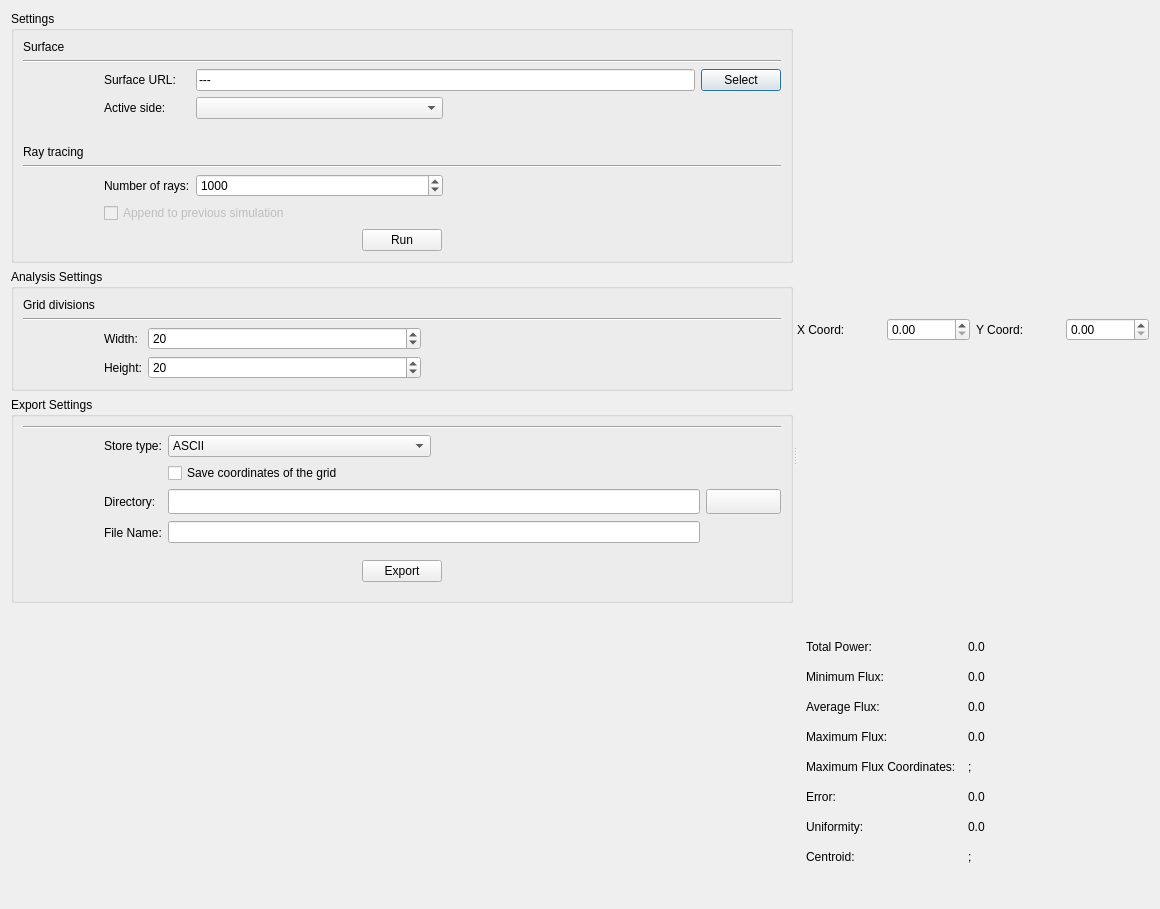
<?xml version="1.0" encoding="UTF-8"?>
<ui version="4.0">
 <class>FluxAnalysisDialog</class>
 <widget class="QDialog" name="FluxAnalysisDialog">
  <property name="geometry">
   <rect>
    <x>0</x>
    <y>0</y>
    <width>1160</width>
    <height>909</height>
   </rect>
  </property>
  <property name="windowTitle">
   <string>Tonatiuh</string>
  </property>
  <layout class="QVBoxLayout" name="verticalLayout">
   <item>
    <widget class="QWidget" name="dialogMainWidget" native="true">
     <layout class="QHBoxLayout" name="horizontalLayout">
      <property name="leftMargin">
       <number>0</number>
      </property>
      <property name="topMargin">
       <number>0</number>
      </property>
      <property name="rightMargin">
       <number>0</number>
      </property>
      <property name="bottomMargin">
       <number>0</number>
      </property>
      <item>
       <widget class="QSplitter" name="splitter">
        <property name="orientation">
         <enum>Qt::Horizontal</enum>
        </property>
        <widget class="QWidget" name="parametersWidget" native="true">
         <layout class="QVBoxLayout" name="parametersLayout">
          <property name="leftMargin">
           <number>0</number>
          </property>
          <property name="topMargin">
           <number>0</number>
          </property>
          <property name="rightMargin">
           <number>0</number>
          </property>
          <property name="bottomMargin">
           <number>0</number>
          </property>
          <item>
           <widget class="QGroupBox" name="inputWidget">
            <property name="title">
             <string>Settings</string>
            </property>
            <layout class="QGridLayout" name="gridLayout">
             <item row="4" column="1">
              <widget class="QLabel" name="surfaceSideLabel">
               <property name="sizePolicy">
                <sizepolicy hsizetype="Preferred" vsizetype="Preferred">
                 <horstretch>0</horstretch>
                 <verstretch>0</verstretch>
                </sizepolicy>
               </property>
               <property name="text">
                <string>Active side:</string>
               </property>
              </widget>
             </item>
             <item row="12" column="0" colspan="5">
              <widget class="Line" name="line_2">
               <property name="orientation">
                <enum>Qt::Horizontal</enum>
               </property>
              </widget>
             </item>
             <item row="5" column="0" colspan="5">
              <spacer name="horizontalSpacer">
               <property name="orientation">
                <enum>Qt::Horizontal</enum>
               </property>
               <property name="sizeHint" stdset="0">
                <size>
                 <width>40</width>
                 <height>20</height>
                </size>
               </property>
              </spacer>
             </item>
             <item row="13" column="1">
              <widget class="QLabel" name="nRaysLabel">
               <property name="text">
                <string>Number of rays:</string>
               </property>
              </widget>
             </item>
             <item row="4" column="3">
              <spacer name="horizontalSpacer_6">
               <property name="orientation">
                <enum>Qt::Horizontal</enum>
               </property>
               <property name="sizeHint" stdset="0">
                <size>
                 <width>40</width>
                 <height>20</height>
                </size>
               </property>
              </spacer>
             </item>
             <item row="4" column="2">
              <widget class="QComboBox" name="sidesCombo">
               <property name="sizePolicy">
                <sizepolicy hsizetype="Expanding" vsizetype="Preferred">
                 <horstretch>0</horstretch>
                 <verstretch>0</verstretch>
                </sizepolicy>
               </property>
               <property name="minimumSize">
                <size>
                 <width>125</width>
                 <height>0</height>
                </size>
               </property>
              </widget>
             </item>
             <item row="3" column="2" colspan="2">
              <widget class="QLineEdit" name="surfaceEdit">
               <property name="sizePolicy">
                <sizepolicy hsizetype="Preferred" vsizetype="Fixed">
                 <horstretch>0</horstretch>
                 <verstretch>0</verstretch>
                </sizepolicy>
               </property>
               <property name="text">
                <string>---</string>
               </property>
              </widget>
             </item>
             <item row="3" column="4">
              <widget class="QPushButton" name="selectButton">
               <property name="text">
                <string>Select</string>
               </property>
              </widget>
             </item>
             <item row="14" column="1" colspan="2">
              <widget class="QCheckBox" name="appendCheck">
               <property name="enabled">
                <bool>false</bool>
               </property>
               <property name="text">
                <string>Append to previous simulation</string>
               </property>
               <property name="checked">
                <bool>false</bool>
               </property>
              </widget>
             </item>
             <item row="0" column="0">
              <widget class="QLabel" name="surfaceTitleLabel">
               <property name="text">
                <string>Surface</string>
               </property>
              </widget>
             </item>
             <item row="13" column="2">
              <widget class="QSpinBox" name="nRaysSpin">
               <property name="sizePolicy">
                <sizepolicy hsizetype="MinimumExpanding" vsizetype="Fixed">
                 <horstretch>0</horstretch>
                 <verstretch>0</verstretch>
                </sizepolicy>
               </property>
               <property name="minimum">
                <number>1</number>
               </property>
               <property name="maximum">
                <number>999999999</number>
               </property>
               <property name="value">
                <number>1000</number>
               </property>
              </widget>
             </item>
             <item row="3" column="1">
              <widget class="QLabel" name="surfaceLabel">
               <property name="sizePolicy">
                <sizepolicy hsizetype="Preferred" vsizetype="Preferred">
                 <horstretch>0</horstretch>
                 <verstretch>0</verstretch>
                </sizepolicy>
               </property>
               <property name="text">
                <string>Surface URL:</string>
               </property>
              </widget>
             </item>
             <item row="11" column="0">
              <widget class="QLabel" name="label_2">
               <property name="text">
                <string>Ray tracing</string>
               </property>
              </widget>
             </item>
             <item row="13" column="0">
              <spacer name="horizontalSpacer_9">
               <property name="orientation">
                <enum>Qt::Horizontal</enum>
               </property>
               <property name="sizeType">
                <enum>QSizePolicy::Minimum</enum>
               </property>
               <property name="sizeHint" stdset="0">
                <size>
                 <width>75</width>
                 <height>20</height>
                </size>
               </property>
              </spacer>
             </item>
             <item row="1" column="0" colspan="5">
              <widget class="Line" name="line_3">
               <property name="orientation">
                <enum>Qt::Horizontal</enum>
               </property>
              </widget>
             </item>
             <item row="15" column="0" colspan="5">
              <widget class="QWidget" name="runWidget" native="true">
               <layout class="QHBoxLayout" name="runWidgetLayout">
                <property name="spacing">
                 <number>0</number>
                </property>
                <property name="leftMargin">
                 <number>0</number>
                </property>
                <property name="topMargin">
                 <number>0</number>
                </property>
                <property name="rightMargin">
                 <number>0</number>
                </property>
                <property name="bottomMargin">
                 <number>0</number>
                </property>
                <item>
                 <spacer name="horizontalSpacer_4">
                  <property name="orientation">
                   <enum>Qt::Horizontal</enum>
                  </property>
                  <property name="sizeHint" stdset="0">
                   <size>
                    <width>40</width>
                    <height>20</height>
                   </size>
                  </property>
                 </spacer>
                </item>
                <item>
                 <widget class="QPushButton" name="runButton">
                  <property name="text">
                   <string>Run</string>
                  </property>
                 </widget>
                </item>
                <item>
                 <spacer name="horizontalSpacer_3">
                  <property name="orientation">
                   <enum>Qt::Horizontal</enum>
                  </property>
                  <property name="sizeHint" stdset="0">
                   <size>
                    <width>40</width>
                    <height>20</height>
                   </size>
                  </property>
                 </spacer>
                </item>
               </layout>
               <zorder>runButton</zorder>
               <zorder>horizontalSpacer_3</zorder>
               <zorder>horizontalSpacer_4</zorder>
              </widget>
             </item>
             <item row="4" column="4">
              <spacer name="horizontalSpacer_16">
               <property name="orientation">
                <enum>Qt::Horizontal</enum>
               </property>
               <property name="sizeType">
                <enum>QSizePolicy::Minimum</enum>
               </property>
               <property name="sizeHint" stdset="0">
                <size>
                 <width>75</width>
                 <height>20</height>
                </size>
               </property>
              </spacer>
             </item>
             <item row="3" column="0">
              <spacer name="horizontalSpacer_17">
               <property name="orientation">
                <enum>Qt::Horizontal</enum>
               </property>
               <property name="sizeType">
                <enum>QSizePolicy::Minimum</enum>
               </property>
               <property name="sizeHint" stdset="0">
                <size>
                 <width>75</width>
                 <height>20</height>
                </size>
               </property>
              </spacer>
             </item>
            </layout>
           </widget>
          </item>
          <item>
           <widget class="QGroupBox" name="analysisWidget">
            <property name="title">
             <string>Analysis Settings</string>
            </property>
            <layout class="QGridLayout" name="gridLayout_4">
             <item row="1" column="0" colspan="5">
              <widget class="Line" name="line">
               <property name="orientation">
                <enum>Qt::Horizontal</enum>
               </property>
              </widget>
             </item>
             <item row="0" column="0">
              <widget class="QLabel" name="label_3">
               <property name="text">
                <string>Grid divisions</string>
               </property>
              </widget>
             </item>
             <item row="2" column="4">
              <spacer name="horizontalSpacer_5">
               <property name="orientation">
                <enum>Qt::Horizontal</enum>
               </property>
               <property name="sizeType">
                <enum>QSizePolicy::Minimum</enum>
               </property>
               <property name="sizeHint" stdset="0">
                <size>
                 <width>75</width>
                 <height>20</height>
                </size>
               </property>
              </spacer>
             </item>
             <item row="2" column="0">
              <spacer name="horizontalSpacer_8">
               <property name="orientation">
                <enum>Qt::Horizontal</enum>
               </property>
               <property name="sizeType">
                <enum>QSizePolicy::Minimum</enum>
               </property>
               <property name="sizeHint" stdset="0">
                <size>
                 <width>75</width>
                 <height>20</height>
                </size>
               </property>
              </spacer>
             </item>
             <item row="4" column="2">
              <widget class="QSpinBox" name="gridHeightSpin">
               <property name="minimum">
                <number>5</number>
               </property>
               <property name="maximum">
                <number>999999999</number>
               </property>
               <property name="value">
                <number>20</number>
               </property>
              </widget>
             </item>
             <item row="2" column="1">
              <widget class="QLabel" name="label_4">
               <property name="sizePolicy">
                <sizepolicy hsizetype="Preferred" vsizetype="Preferred">
                 <horstretch>0</horstretch>
                 <verstretch>0</verstretch>
                </sizepolicy>
               </property>
               <property name="text">
                <string>Width:</string>
               </property>
              </widget>
             </item>
             <item row="2" column="2">
              <widget class="QSpinBox" name="gridWidthSpin">
               <property name="sizePolicy">
                <sizepolicy hsizetype="MinimumExpanding" vsizetype="Fixed">
                 <horstretch>0</horstretch>
                 <verstretch>0</verstretch>
                </sizepolicy>
               </property>
               <property name="minimum">
                <number>5</number>
               </property>
               <property name="maximum">
                <number>999999999</number>
               </property>
               <property name="value">
                <number>20</number>
               </property>
              </widget>
             </item>
             <item row="2" column="3">
              <spacer name="horizontalSpacer_7">
               <property name="orientation">
                <enum>Qt::Horizontal</enum>
               </property>
               <property name="sizeHint" stdset="0">
                <size>
                 <width>40</width>
                 <height>20</height>
                </size>
               </property>
              </spacer>
             </item>
             <item row="4" column="1">
              <widget class="QLabel" name="label_5">
               <property name="text">
                <string>Height:</string>
               </property>
              </widget>
             </item>
            </layout>
           </widget>
          </item>
          <item>
           <widget class="QGroupBox" name="exportWidget">
            <property name="title">
             <string>Export Settings</string>
            </property>
            <layout class="QGridLayout" name="gridLayout_8">
             <item row="3" column="1">
              <widget class="QLabel" name="directoryLabel">
               <property name="sizePolicy">
                <sizepolicy hsizetype="Preferred" vsizetype="Preferred">
                 <horstretch>0</horstretch>
                 <verstretch>0</verstretch>
                </sizepolicy>
               </property>
               <property name="text">
                <string>Directory:</string>
               </property>
              </widget>
             </item>
             <item row="1" column="1">
              <widget class="QLabel" name="storeTypeLabel">
               <property name="enabled">
                <bool>true</bool>
               </property>
               <property name="sizePolicy">
                <sizepolicy hsizetype="Preferred" vsizetype="Preferred">
                 <horstretch>0</horstretch>
                 <verstretch>0</verstretch>
                </sizepolicy>
               </property>
               <property name="baseSize">
                <size>
                 <width>0</width>
                 <height>0</height>
                </size>
               </property>
               <property name="text">
                <string>Store type:</string>
               </property>
              </widget>
             </item>
             <item row="4" column="1">
              <widget class="QLabel" name="fileNameLabel">
               <property name="minimumSize">
                <size>
                 <width>0</width>
                 <height>25</height>
                </size>
               </property>
               <property name="text">
                <string>File Name:</string>
               </property>
              </widget>
             </item>
             <item row="4" column="4">
              <spacer name="horizontalSpacer_11">
               <property name="orientation">
                <enum>Qt::Horizontal</enum>
               </property>
               <property name="sizeType">
                <enum>QSizePolicy::Minimum</enum>
               </property>
               <property name="sizeHint" stdset="0">
                <size>
                 <width>75</width>
                 <height>20</height>
                </size>
               </property>
              </spacer>
             </item>
             <item row="1" column="2">
              <widget class="QComboBox" name="storeTypeCombo">
               <property name="sizePolicy">
                <sizepolicy hsizetype="Expanding" vsizetype="Preferred">
                 <horstretch>0</horstretch>
                 <verstretch>0</verstretch>
                </sizepolicy>
               </property>
               <property name="minimumSize">
                <size>
                 <width>85</width>
                 <height>0</height>
                </size>
               </property>
               <property name="maximumSize">
                <size>
                 <width>16777215</width>
                 <height>16777215</height>
                </size>
               </property>
               <property name="acceptDrops">
                <bool>false</bool>
               </property>
               <item>
                <property name="text">
                 <string>ASCII</string>
                </property>
               </item>
               <item>
                <property name="text">
                 <string>IMAGE.PNG</string>
                </property>
               </item>
               <item>
                <property name="text">
                 <string>IMAGE.JPG</string>
                </property>
               </item>
              </widget>
             </item>
             <item row="1" column="0">
              <spacer name="horizontalSpacer_14">
               <property name="orientation">
                <enum>Qt::Horizontal</enum>
               </property>
               <property name="sizeType">
                <enum>QSizePolicy::Minimum</enum>
               </property>
               <property name="sizeHint" stdset="0">
                <size>
                 <width>75</width>
                 <height>20</height>
                </size>
               </property>
              </spacer>
             </item>
             <item row="0" column="0" colspan="5">
              <widget class="Line" name="line_4">
               <property name="orientation">
                <enum>Qt::Horizontal</enum>
               </property>
              </widget>
             </item>
             <item row="3" column="4">
              <widget class="QPushButton" name="selectFileButton">
               <property name="minimumSize">
                <size>
                 <width>0</width>
                 <height>25</height>
                </size>
               </property>
               <property name="text">
                <string/>
               </property>
               <property name="icon">
                <iconset resource="../../tonatiuh.qrc">
                 <normaloff>:/icons/open.png</normaloff>:/icons/open.png</iconset>
               </property>
              </widget>
             </item>
             <item row="3" column="2" colspan="2">
              <widget class="QLineEdit" name="fileDirEdit">
               <property name="minimumSize">
                <size>
                 <width>0</width>
                 <height>25</height>
                </size>
               </property>
              </widget>
             </item>
             <item row="4" column="2" colspan="2">
              <widget class="QLineEdit" name="fileNameEdit"/>
             </item>
             <item row="1" column="3">
              <spacer name="horizontalSpacer_15">
               <property name="orientation">
                <enum>Qt::Horizontal</enum>
               </property>
               <property name="sizeType">
                <enum>QSizePolicy::Expanding</enum>
               </property>
               <property name="sizeHint" stdset="0">
                <size>
                 <width>40</width>
                 <height>20</height>
                </size>
               </property>
              </spacer>
             </item>
             <item row="7" column="0" rowspan="7" colspan="5">
              <widget class="QWidget" name="widget" native="true">
               <layout class="QHBoxLayout" name="horizontalLayout_5">
                <item>
                 <spacer name="horizontalSpacer_12">
                  <property name="orientation">
                   <enum>Qt::Horizontal</enum>
                  </property>
                  <property name="sizeHint" stdset="0">
                   <size>
                    <width>196</width>
                    <height>20</height>
                   </size>
                  </property>
                 </spacer>
                </item>
                <item>
                 <widget class="QPushButton" name="exportButton">
                  <property name="maximumSize">
                   <size>
                    <width>16777215</width>
                    <height>16777215</height>
                   </size>
                  </property>
                  <property name="text">
                   <string>Export</string>
                  </property>
                 </widget>
                </item>
                <item>
                 <spacer name="horizontalSpacer_13">
                  <property name="orientation">
                   <enum>Qt::Horizontal</enum>
                  </property>
                  <property name="sizeHint" stdset="0">
                   <size>
                    <width>196</width>
                    <height>20</height>
                   </size>
                  </property>
                 </spacer>
                </item>
               </layout>
              </widget>
             </item>
             <item row="2" column="2">
              <widget class="QCheckBox" name="saveCoordsCheckBox">
               <property name="text">
                <string>Save coordinates of the grid</string>
               </property>
              </widget>
             </item>
            </layout>
           </widget>
          </item>
          <item>
           <spacer name="verticalSpacer_3">
            <property name="orientation">
             <enum>Qt::Vertical</enum>
            </property>
            <property name="sizeType">
             <enum>QSizePolicy::Expanding</enum>
            </property>
            <property name="sizeHint" stdset="0">
             <size>
              <width>20</width>
              <height>40</height>
             </size>
            </property>
           </spacer>
          </item>
         </layout>
        </widget>
        <widget class="QWidget" name="resultsWidget" native="true">
         <layout class="QVBoxLayout" name="resultsLayout">
          <property name="leftMargin">
           <number>0</number>
          </property>
          <property name="topMargin">
           <number>0</number>
          </property>
          <property name="rightMargin">
           <number>0</number>
          </property>
          <property name="bottomMargin">
           <number>0</number>
          </property>
          <item>
           <widget class="QCustomPlot" name="contourPlotWidget" native="true">
            <property name="sizePolicy">
             <sizepolicy hsizetype="Preferred" vsizetype="Preferred">
              <horstretch>0</horstretch>
              <verstretch>0</verstretch>
             </sizepolicy>
            </property>
            <property name="minimumSize">
             <size>
              <width>0</width>
              <height>0</height>
             </size>
            </property>
           </widget>
          </item>
          <item>
           <widget class="QWidget" name="sectorsWidget" native="true">
            <property name="minimumSize">
             <size>
              <width>0</width>
              <height>0</height>
             </size>
            </property>
            <layout class="QHBoxLayout" name="horizontalLayout_2">
             <property name="leftMargin">
              <number>0</number>
             </property>
             <property name="topMargin">
              <number>0</number>
             </property>
             <property name="rightMargin">
              <number>0</number>
             </property>
             <property name="bottomMargin">
              <number>0</number>
             </property>
             <item>
              <widget class="QWidget" name="verticalSectorWidget" native="true">
               <property name="minimumSize">
                <size>
                 <width>0</width>
                 <height>0</height>
                </size>
               </property>
               <layout class="QGridLayout" name="gridLayout_2">
                <property name="leftMargin">
                 <number>0</number>
                </property>
                <property name="rightMargin">
                 <number>0</number>
                </property>
                <property name="bottomMargin">
                 <number>0</number>
                </property>
                <item row="1" column="0" colspan="2">
                 <widget class="QCustomPlot" name="verticalSectorPlot" native="true"/>
                </item>
                <item row="0" column="0">
                 <widget class="QLabel" name="xCoordlabel">
                  <property name="text">
                   <string>X Coord:</string>
                  </property>
                 </widget>
                </item>
                <item row="0" column="1">
                 <widget class="QDoubleSpinBox" name="hSectorXCoordSpin"/>
                </item>
               </layout>
              </widget>
             </item>
             <item>
              <widget class="QWidget" name="horizontalSectionWidget" native="true">
               <layout class="QGridLayout" name="gridLayout_5">
                <property name="leftMargin">
                 <number>0</number>
                </property>
                <property name="rightMargin">
                 <number>0</number>
                </property>
                <property name="bottomMargin">
                 <number>0</number>
                </property>
                <item row="1" column="0" colspan="2">
                 <widget class="QCustomPlot" name="horizontaSectorPlot" native="true"/>
                </item>
                <item row="0" column="1">
                 <widget class="QDoubleSpinBox" name="hSectorYCoordSpin">
                  <property name="minimum">
                   <double>0.000000000000000</double>
                  </property>
                  <property name="value">
                   <double>0.000000000000000</double>
                  </property>
                 </widget>
                </item>
                <item row="0" column="0">
                 <widget class="QLabel" name="yCoordlabel">
                  <property name="text">
                   <string>Y Coord:</string>
                  </property>
                 </widget>
                </item>
               </layout>
              </widget>
             </item>
            </layout>
           </widget>
          </item>
          <item>
           <widget class="QWidget" name="statisticalWidget" native="true">
            <layout class="QGridLayout" name="gridLayout_3">
             <item row="3" column="0">
              <widget class="QLabel" name="averageFluxLabel">
               <property name="minimumSize">
                <size>
                 <width>0</width>
                 <height>0</height>
                </size>
               </property>
               <property name="text">
                <string>Average Flux: </string>
               </property>
              </widget>
             </item>
             <item row="1" column="1">
              <widget class="QLabel" name="totalPowerValue">
               <property name="text">
                <string>0.0</string>
               </property>
              </widget>
             </item>
             <item row="2" column="1">
              <widget class="QLabel" name="minimumFluxValue">
               <property name="text">
                <string>0.0</string>
               </property>
              </widget>
             </item>
             <item row="6" column="0">
              <widget class="QLabel" name="maxCoordinatesLabel">
               <property name="minimumSize">
                <size>
                 <width>0</width>
                 <height>0</height>
                </size>
               </property>
               <property name="text">
                <string>Maximum Flux Coordinates:</string>
               </property>
              </widget>
             </item>
             <item row="9" column="1">
              <widget class="QLabel" name="centroidValue">
               <property name="text">
                <string>;</string>
               </property>
              </widget>
             </item>
             <item row="8" column="1">
              <widget class="QLabel" name="uniformityValue">
               <property name="text">
                <string>0.0</string>
               </property>
              </widget>
             </item>
             <item row="8" column="0">
              <widget class="QLabel" name="uniformityLabel">
               <property name="minimumSize">
                <size>
                 <width>0</width>
                 <height>0</height>
                </size>
               </property>
               <property name="text">
                <string>Uniformity:</string>
               </property>
              </widget>
             </item>
             <item row="10" column="3">
              <spacer name="horizontalSpacer_2">
               <property name="orientation">
                <enum>Qt::Horizontal</enum>
               </property>
               <property name="sizeHint" stdset="0">
                <size>
                 <width>40</width>
                 <height>20</height>
                </size>
               </property>
              </spacer>
             </item>
             <item row="2" column="0">
              <widget class="QLabel" name="minimumFluxLabel">
               <property name="minimumSize">
                <size>
                 <width>0</width>
                 <height>0</height>
                </size>
               </property>
               <property name="text">
                <string>Minimum Flux:</string>
               </property>
              </widget>
             </item>
             <item row="1" column="0">
              <widget class="QLabel" name="totalPowerLabel">
               <property name="sizePolicy">
                <sizepolicy hsizetype="Preferred" vsizetype="Preferred">
                 <horstretch>0</horstretch>
                 <verstretch>0</verstretch>
                </sizepolicy>
               </property>
               <property name="minimumSize">
                <size>
                 <width>0</width>
                 <height>0</height>
                </size>
               </property>
               <property name="text">
                <string>Total Power:</string>
               </property>
              </widget>
             </item>
             <item row="7" column="0">
              <widget class="QLabel" name="errorLabel">
               <property name="minimumSize">
                <size>
                 <width>0</width>
                 <height>0</height>
                </size>
               </property>
               <property name="text">
                <string>Error:</string>
               </property>
              </widget>
             </item>
             <item row="0" column="0">
              <spacer name="horizontalSpacer_10">
               <property name="orientation">
                <enum>Qt::Horizontal</enum>
               </property>
               <property name="sizeHint" stdset="0">
                <size>
                 <width>40</width>
                 <height>20</height>
                </size>
               </property>
              </spacer>
             </item>
             <item row="4" column="1">
              <widget class="QLabel" name="maximumFluxValue">
               <property name="text">
                <string>0.0</string>
               </property>
              </widget>
             </item>
             <item row="3" column="1">
              <widget class="QLabel" name="averageFluxValue">
               <property name="text">
                <string>0.0</string>
               </property>
              </widget>
             </item>
             <item row="4" column="0">
              <widget class="QLabel" name="maximumFluxLabel">
               <property name="minimumSize">
                <size>
                 <width>0</width>
                 <height>0</height>
                </size>
               </property>
               <property name="text">
                <string>Maximum Flux:</string>
               </property>
              </widget>
             </item>
             <item row="9" column="0">
              <widget class="QLabel" name="centroidLabel">
               <property name="minimumSize">
                <size>
                 <width>0</width>
                 <height>0</height>
                </size>
               </property>
               <property name="text">
                <string>Centroid:</string>
               </property>
              </widget>
             </item>
             <item row="7" column="1">
              <widget class="QLabel" name="errorValue">
               <property name="text">
                <string>0.0</string>
               </property>
              </widget>
             </item>
             <item row="6" column="1">
              <widget class="QLabel" name="maxCoordinatesValue">
               <property name="text">
                <string>;</string>
               </property>
              </widget>
             </item>
            </layout>
           </widget>
          </item>
         </layout>
        </widget>
       </widget>
      </item>
     </layout>
    </widget>
   </item>
  </layout>
 </widget>
 <customwidgets>
  <customwidget>
   <class>QCustomPlot</class>
   <extends>QWidget</extends>
   <header>qcustomplot.h</header>
   <container>1</container>
  </customwidget>
 </customwidgets>
 <tabstops>
  <tabstop>surfaceEdit</tabstop>
  <tabstop>selectButton</tabstop>
  <tabstop>sidesCombo</tabstop>
  <tabstop>nRaysSpin</tabstop>
  <tabstop>appendCheck</tabstop>
  <tabstop>runButton</tabstop>
  <tabstop>gridWidthSpin</tabstop>
  <tabstop>gridHeightSpin</tabstop>
  <tabstop>hSectorXCoordSpin</tabstop>
  <tabstop>hSectorYCoordSpin</tabstop>
 </tabstops>
 <resources>
  <include location="../../tonatiuh.qrc"/>
 </resources>
 <connections/>
</ui>
